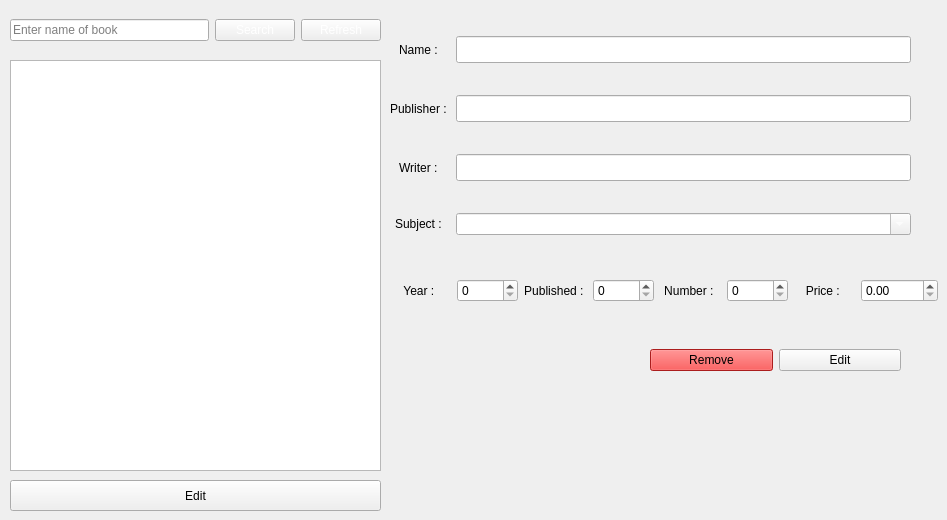
    <widget class="QWidget" name="tab_4">
     <attribute name="title">
      <string>Edit Or Remove</string>
     </attribute>
     <widget class="QWidget" name="gridLayoutWidget_8">
      <property name="geometry">
       <rect>
        <x>10</x>
        <y>10</y>
        <width>371</width>
        <height>41</height>
       </rect>
      </property>
      <layout class="QGridLayout" name="gridLayout_8">
       <item row="0" column="0">
        <widget class="QLineEdit" name="lineEdit_8">
         <property name="styleSheet">
          <string notr="true">color: rgb(0, 0, 0);
border-color: rgb(255, 255, 255);</string>
         </property>
         <property name="placeholderText">
          <string>Enter name of book</string>
         </property>
        </widget>
       </item>
       <item row="0" column="1">
        <widget class="QPushButton" name="pushButton_16">
         <property name="styleSheet">
          <string notr="true">color: rgb(255, 255, 255);</string>
         </property>
         <property name="text">
          <string>Search</string>
         </property>
         <property name="icon">
          <iconset resource="res.qrc">
           <normaloff>:/newPrefix/icons/icons8-search-64.png</normaloff>:/newPrefix/icons/icons8-search-64.png</iconset>
         </property>
         <property name="iconSize">
          <size>
           <width>32</width>
           <height>32</height>
          </size>
         </property>
        </widget>
       </item>
       <item row="0" column="2">
        <widget class="QPushButton" name="pushButton_17">
         <property name="styleSheet">
          <string notr="true">color: rgb(255, 255, 255);</string>
         </property>
         <property name="text">
          <string>Refresh</string>
         </property>
         <property name="icon">
          <iconset resource="res.qrc">
           <normaloff>:/newPrefix/icons/icons8-synchronize-64.png</normaloff>:/newPrefix/icons/icons8-synchronize-64.png</iconset>
         </property>
         <property name="iconSize">
          <size>
           <width>32</width>
           <height>32</height>
          </size>
         </property>
        </widget>
       </item>
      </layout>
     </widget>
     <widget class="QPushButton" name="pushButton_18">
      <property name="geometry">
       <rect>
        <x>10</x>
        <y>480</y>
        <width>371</width>
        <height>31</height>
       </rect>
      </property>
      <property name="text">
       <string>Edit</string>
      </property>
      <property name="icon">
       <iconset resource="res.qrc">
        <normaloff>:/newPrefix/icons/icons8-edit-64.png</normaloff>:/newPrefix/icons/icons8-edit-64.png</iconset>
      </property>
      <property name="iconSize">
       <size>
        <width>32</width>
        <height>32</height>
       </size>
      </property>
     </widget>
     <widget class="QWidget" name="gridLayoutWidget_9">
      <property name="geometry">
       <rect>
        <x>390</x>
        <y>10</y>
        <width>521</width>
        <height>251</height>
       </rect>
      </property>
      <layout class="QGridLayout" name="gridLayout_9">
       <item row="3" column="0">
        <widget class="QLabel" name="label_14">
         <property name="text">
          <string>Subject : </string>
         </property>
         <property name="alignment">
          <set>Qt::AlignCenter</set>
         </property>
        </widget>
       </item>
       <item row="0" column="0">
        <widget class="QLabel" name="label_15">
         <property name="text">
          <string>Name : </string>
         </property>
         <property name="alignment">
          <set>Qt::AlignCenter</set>
         </property>
        </widget>
       </item>
       <item row="0" column="1">
        <widget class="QLineEdit" name="lineEdit_9">
         <property name="font">
          <font>
           <pointsize>12</pointsize>
          </font>
         </property>
         <property name="styleSheet">
          <string notr="true">color: rgb(255, 255, 255);</string>
         </property>
        </widget>
       </item>
       <item row="2" column="0">
        <widget class="QLabel" name="label_16">
         <property name="text">
          <string>Writer : </string>
         </property>
         <property name="alignment">
          <set>Qt::AlignCenter</set>
         </property>
        </widget>
       </item>
       <item row="2" column="1">
        <widget class="QLineEdit" name="lineEdit_10">
         <property name="font">
          <font>
           <pointsize>12</pointsize>
          </font>
         </property>
         <property name="styleSheet">
          <string notr="true">color: rgb(255, 255, 255);</string>
         </property>
        </widget>
       </item>
       <item row="1" column="1">
        <widget class="QLineEdit" name="lineEdit_11">
         <property name="font">
          <font>
           <pointsize>12</pointsize>
          </font>
         </property>
         <property name="styleSheet">
          <string notr="true">color: rgb(255, 255, 255);</string>
         </property>
        </widget>
       </item>
       <item row="1" column="0">
        <widget class="QLabel" name="label_17">
         <property name="text">
          <string>Publisher : </string>
         </property>
         <property name="alignment">
          <set>Qt::AlignCenter</set>
         </property>
        </widget>
       </item>
       <item row="3" column="1">
        <widget class="QComboBox" name="comboBox_2">
         <property name="styleSheet">
          <string notr="true">color: rgb(255, 255, 255);</string>
         </property>
         <property name="editable">
          <bool>true</bool>
         </property>
         <item>
          <property name="text">
           <string>Arts &amp; Music</string>
          </property>
         </item>
         <item>
          <property name="text">
           <string>Biographies</string>
          </property>
         </item>
         <item>
          <property name="text">
           <string>Business</string>
          </property>
         </item>
         <item>
          <property name="text">
           <string>Comics</string>
          </property>
         </item>
         <item>
          <property name="text">
           <string>Computers &amp; Tech</string>
          </property>
         </item>
         <item>
          <property name="text">
           <string>Cooking</string>
          </property>
         </item>
         <item>
          <property name="text">
           <string>Edu &amp; Reference</string>
          </property>
         </item>
         <item>
          <property name="text">
           <string>Entertainment</string>
          </property>
         </item>
         <item>
          <property name="text">
           <string>Gay &amp; Lesbian</string>
          </property>
         </item>
         <item>
          <property name="text">
           <string>Health &amp; Fitness</string>
          </property>
         </item>
         <item>
          <property name="text">
           <string>History</string>
          </property>
         </item>
         <item>
          <property name="text">
           <string>Hobbies &amp; Crafts</string>
          </property>
         </item>
         <item>
          <property name="text">
           <string>Horror</string>
          </property>
         </item>
         <item>
          <property name="text">
           <string>Kids</string>
          </property>
         </item>
         <item>
          <property name="text">
           <string>Literature &amp; Fiction</string>
          </property>
         </item>
         <item>
          <property name="text">
           <string>Medical</string>
          </property>
         </item>
         <item>
          <property name="text">
           <string>Mysteries</string>
          </property>
         </item>
         <item>
          <property name="text">
           <string>Parenting</string>
          </property>
         </item>
         <item>
          <property name="text">
           <string>Religion</string>
          </property>
         </item>
         <item>
          <property name="text">
           <string>Romance</string>
          </property>
         </item>
         <item>
          <property name="text">
           <string>Sci-Fi &amp; Fantasy</string>
          </property>
         </item>
         <item>
          <property name="text">
           <string>Science &amp; Math</string>
          </property>
         </item>
         <item>
          <property name="text">
           <string>Self-Help</string>
          </property>
         </item>
         <item>
          <property name="text">
           <string>Social Sciences</string>
          </property>
         </item>
         <item>
          <property name="text">
           <string>Sports</string>
          </property>
         </item>
         <item>
          <property name="text">
           <string>Teen</string>
          </property>
         </item>
         <item>
          <property name="text">
           <string>Travel</string>
          </property>
         </item>
         <item>
          <property name="text">
           <string>True Crime</string>
          </property>
         </item>
         <item>
          <property name="text">
           <string>Westerns</string>
          </property>
         </item>
        </widget>
       </item>
      </layout>
     </widget>
     <widget class="QWidget" name="gridLayoutWidget_10">
      <property name="geometry">
       <rect>
        <x>390</x>
        <y>270</y>
        <width>548</width>
        <height>41</height>
       </rect>
      </property>
      <layout class="QGridLayout" name="gridLayout_10">
       <item row="0" column="2">
        <widget class="QLabel" name="label_21">
         <property name="text">
          <string>Published : </string>
         </property>
         <property name="alignment">
          <set>Qt::AlignCenter</set>
         </property>
        </widget>
       </item>
       <item row="0" column="4">
        <widget class="QLabel" name="label_20">
         <property name="text">
          <string>Number : </string>
         </property>
         <property name="alignment">
          <set>Qt::AlignCenter</set>
         </property>
        </widget>
       </item>
       <item row="0" column="0">
        <widget class="QLabel" name="label_18">
         <property name="text">
          <string>Year : </string>
         </property>
         <property name="alignment">
          <set>Qt::AlignCenter</set>
         </property>
        </widget>
       </item>
       <item row="0" column="6">
        <widget class="QLabel" name="label_19">
         <property name="text">
          <string>Price : </string>
         </property>
         <property name="alignment">
          <set>Qt::AlignCenter</set>
         </property>
        </widget>
       </item>
       <item row="0" column="3">
        <widget class="QSpinBox" name="spinBox_4">
         <property name="maximum">
          <number>10000</number>
         </property>
        </widget>
       </item>
       <item row="0" column="5">
        <widget class="QSpinBox" name="spinBox_5">
         <property name="maximum">
          <number>100</number>
         </property>
        </widget>
       </item>
       <item row="0" column="7">
        <widget class="QDoubleSpinBox" name="doubleSpinBox_2">
         <property name="maximum">
          <double>10000.989999999999782</double>
         </property>
         <property name="singleStep">
          <double>0.100000000000000</double>
         </property>
        </widget>
       </item>
       <item row="0" column="1">
        <widget class="QSpinBox" name="spinBox_6">
         <property name="maximum">
          <number>9000</number>
         </property>
        </widget>
       </item>
      </layout>
     </widget>
     <widget class="QWidget" name="horizontalLayoutWidget_3">
      <property name="geometry">
       <rect>
        <x>650</x>
        <y>320</y>
        <width>251</width>
        <height>81</height>
       </rect>
      </property>
      <layout class="QHBoxLayout" name="horizontalLayout_3">
       <item>
        <widget class="QPushButton" name="pushButton_19">
         <property name="styleSheet">
          <string notr="true">background-color: rgb(239, 41, 41);
color: rgb(0, 0, 0);</string>
         </property>
         <property name="text">
          <string>Remove</string>
         </property>
         <property name="icon">
          <iconset resource="res.qrc">
           <normaloff>:/newPrefix/icons/icons8-remove-64.png</normaloff>:/newPrefix/icons/icons8-remove-64.png</iconset>
         </property>
         <property name="iconSize">
          <size>
           <width>64</width>
           <height>64</height>
          </size>
         </property>
        </widget>
       </item>
       <item>
        <widget class="QPushButton" name="pushButton_20">
         <property name="text">
          <string>Edit</string>
         </property>
         <property name="icon">
          <iconset resource="res.qrc">
           <normaloff>:/newPrefix/icons/icons8-edit-64.png</normaloff>:/newPrefix/icons/icons8-edit-64.png</iconset>
         </property>
         <property name="iconSize">
          <size>
           <width>64</width>
           <height>64</height>
          </size>
         </property>
        </widget>
       </item>
      </layout>
     </widget>
     <widget class="QTableWidget" name="tableWidget_3">
      <property name="geometry">
       <rect>
        <x>10</x>
        <y>60</y>
        <width>371</width>
        <height>411</height>
       </rect>
      </property>
     </widget>
    </widget>
